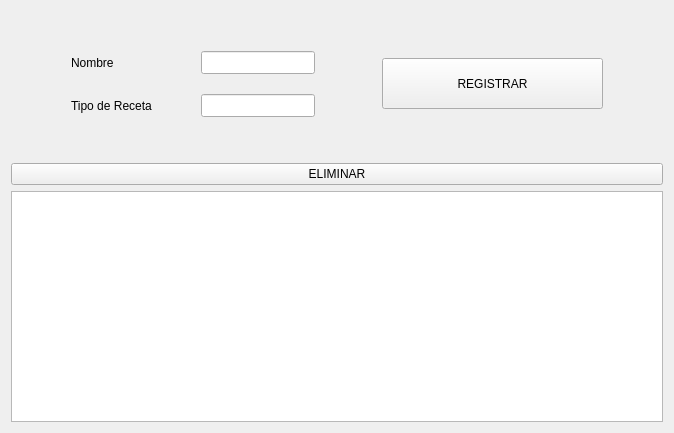
               <widget class="QWidget" name="pagina_receta">
                <layout class="QVBoxLayout" name="verticalLayout_14">
                 <item>
                  <spacer name="verticalSpacer_12">
                   <property name="orientation">
                    <enum>Qt::Vertical</enum>
                   </property>
                   <property name="sizeHint" stdset="0">
                    <size>
                     <width>20</width>
                     <height>40</height>
                    </size>
                   </property>
                  </spacer>
                 </item>
                 <item>
                  <layout class="QHBoxLayout" name="horizontalLayout_21">
                   <item>
                    <spacer name="horizontalSpacer_28">
                     <property name="orientation">
                      <enum>Qt::Horizontal</enum>
                     </property>
                     <property name="sizeHint" stdset="0">
                      <size>
                       <width>40</width>
                       <height>20</height>
                      </size>
                     </property>
                    </spacer>
                   </item>
                   <item>
                    <layout class="QHBoxLayout" name="horizontalLayout_11">
                     <property name="spacing">
                      <number>20</number>
                     </property>
                     <item>
                      <layout class="QVBoxLayout" name="verticalLayout_31">
                       <item>
                        <widget class="QLabel" name="label_18">
                         <property name="minimumSize">
                          <size>
                           <width>110</width>
                           <height>23</height>
                          </size>
                         </property>
                         <property name="text">
                          <string>Nombre</string>
                         </property>
                        </widget>
                       </item>
                       <item>
                        <widget class="QLabel" name="label_19">
                         <property name="minimumSize">
                          <size>
                           <width>110</width>
                           <height>23</height>
                          </size>
                         </property>
                         <property name="text">
                          <string>Tipo de Receta</string>
                         </property>
                        </widget>
                       </item>
                      </layout>
                     </item>
                     <item>
                      <layout class="QVBoxLayout" name="verticalLayout_32">
                       <item>
                        <widget class="QLineEdit" name="entry_nombreReceta">
                         <property name="minimumSize">
                          <size>
                           <width>114</width>
                           <height>23</height>
                          </size>
                         </property>
                        </widget>
                       </item>
                       <item>
                        <widget class="QLineEdit" name="entry_tipoReceta">
                         <property name="minimumSize">
                          <size>
                           <width>114</width>
                           <height>23</height>
                          </size>
                         </property>
                        </widget>
                       </item>
                      </layout>
                     </item>
                    </layout>
                   </item>
                   <item>
                    <spacer name="horizontalSpacer_29">
                     <property name="orientation">
                      <enum>Qt::Horizontal</enum>
                     </property>
                     <property name="sizeHint" stdset="0">
                      <size>
                       <width>40</width>
                       <height>20</height>
                      </size>
                     </property>
                    </spacer>
                   </item>
                   <item>
                    <layout class="QVBoxLayout" name="verticalLayout_33">
                     <item>
                      <widget class="QPushButton" name="btn_registrarReceta">
                       <property name="minimumSize">
                        <size>
                         <width>221</width>
                         <height>51</height>
                        </size>
                       </property>
                       <property name="text">
                        <string>REGISTRAR</string>
                       </property>
                      </widget>
                     </item>
                    </layout>
                   </item>
                   <item>
                    <spacer name="horizontalSpacer_30">
                     <property name="orientation">
                      <enum>Qt::Horizontal</enum>
                     </property>
                     <property name="sizeHint" stdset="0">
                      <size>
                       <width>40</width>
                       <height>20</height>
                      </size>
                     </property>
                    </spacer>
                   </item>
                  </layout>
                 </item>
                 <item>
                  <spacer name="verticalSpacer_11">
                   <property name="orientation">
                    <enum>Qt::Vertical</enum>
                   </property>
                   <property name="sizeHint" stdset="0">
                    <size>
                     <width>20</width>
                     <height>40</height>
                    </size>
                   </property>
                  </spacer>
                 </item>
                 <item>
                  <widget class="QPushButton" name="btn_eliminarReceta">
                   <property name="minimumSize">
                    <size>
                     <width>595</width>
                     <height>18</height>
                    </size>
                   </property>
                   <property name="text">
                    <string>ELIMINAR</string>
                   </property>
                  </widget>
                 </item>
                 <item>
                  <widget class="QTableWidget" name="tabla_receta">
                   <property name="minimumSize">
                    <size>
                     <width>652</width>
                     <height>231</height>
                    </size>
                   </property>
                  </widget>
                 </item>
                </layout>
               </widget>
